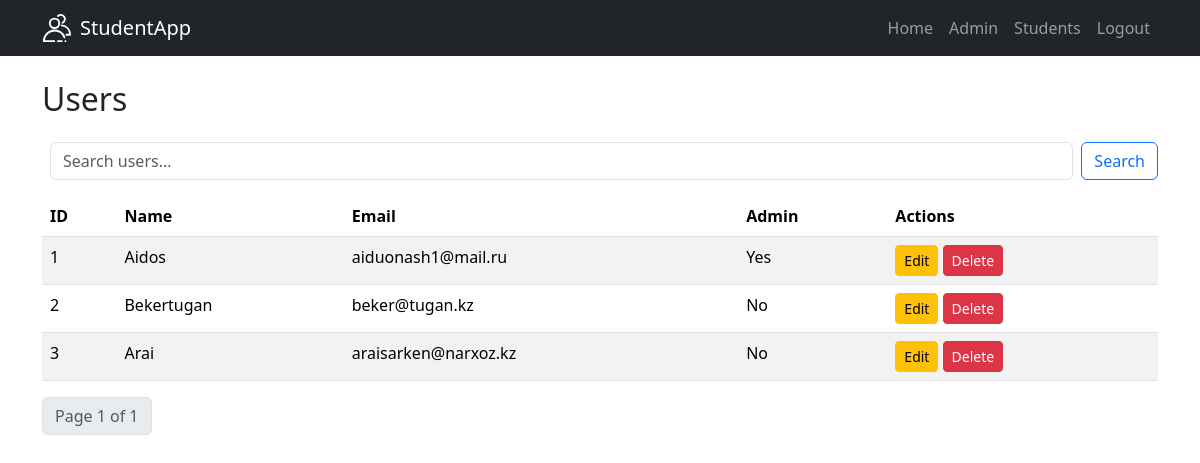
Page /admin/ (signed in) on the earlier database version.
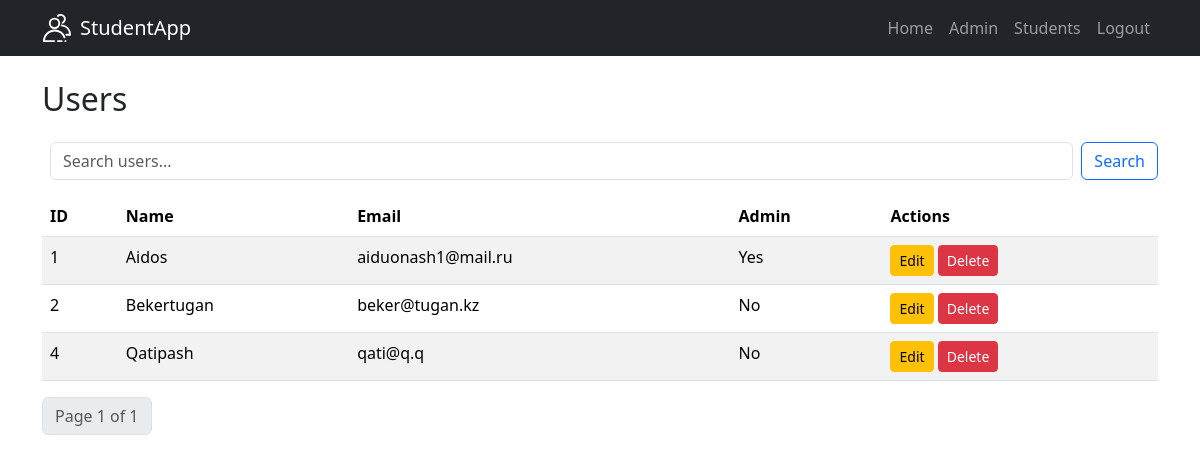
Same page on the later database version.
### app/models.py (models this page shows, shortened)
class User(db.Model, UserMixin):
    id = db.Column(db.Integer, primary_key=True)
    email = db.Column(db.String(150), unique=True, nullable=False)
    password_hash = db.Column(db.String(128), nullable=False)
    name = db.Column(db.String(150), nullable=False)
    is_admin = db.Column(db.Boolean, default=False)

### app/admin/routes.py (the view)
@admin_bp.route('/')
@login_required
def admin_dashboard():
    if not current_user.is_admin:
        abort(403)
    page = request.args.get('page', 1, type=int)
    search_query = request.args.get('search', '')
    query = User.query
    if search_query:
        query = query.filter(
            (User.name.ilike(f'%{search_query}%')) |
            (User.email.ilike(f'%{search_query}%'))
        )
    users = query.order_by(User.id).paginate(page=page, per_page=5)
    return render_template('admin/dashboard.html', users=users, search_query=search_query)

### app/models.py (called while the page is built)
@login_manager.user_loader
def load_user(user_id):
    return User.query.get(int(user_id))

### app/templates/admin/dashboard.html (shortened to what this page needs)
{% extends "base.html" %}
{% block content %}
<div class="d-flex justify-content-between align-items-center mb-3">
    <h2>Users</h2>
</div>
{% if current_user.is_authenticated and request.path == url_for('admin.admin_dashboard') %}
    <form class="d-flex ms-2 mb-3" method="get" action="{{ url_for('admin.admin_dashboard') }}">
        <input class="form-control me-2" type="search" name="search" placeholder="Search users..."
               value="{{ search_query or '' }}">
        <button class="btn btn-outline-primary" type="submit">Search</button>
    </form>
{% endif %}
{% if users.items %}
    <table class="table table-striped">
        <thead>
            <tr>
                <th>ID</th>
                <th>Name</th>
                <th>Email</th>
                <th>Admin</th>
                <th>Actions</th>
            </tr>
        </thead>
        <tbody>
            {% for user in users.items %}
                <tr>
                    <td>{{ user.id }}</td>
                    <td>{{ user.name }}</td>
                    <td>{{ user.email }}</td>
                    <td>
                        {% if user.is_admin %}
                            Yes
                        {% else %}
                            No
                        {% endif %}
                    </td>
                    <td>
                        <a href="{{ url_for('admin.edit_user', user_id=user.id) }}" class="btn btn-warning btn-sm">Edit</a>
                        <form action="{{ url_for('admin.delete_user', user_id=user.id) }}" method="post" style="display:inline;" onsubmit="return confirm('Are you sure you want to delete this user?');">
                            <button type="submit" class="btn btn-danger btn-sm">Delete</button>
                        </form>
                    </td>
                </tr>
            {% endfor %}
        </tbody>
    </table>
    <nav>
        <ul class="pagination">
            <li class="page-item disabled">
                <span class="page-link">Page {{ users.page }} of {{ users.pages }}</span>
            </li>
        </ul>
    </nav>
{% else %}
    <p>No users found.</p>
{% endif %}
{% endblock %}

Differences in the rows shown:
removed User: id "3", name "Arai", email "araisarken@narxoz.kz", is_admin "No"
added User: id "4", name "Qatipash", email "qati@q.q", is_admin "No"
